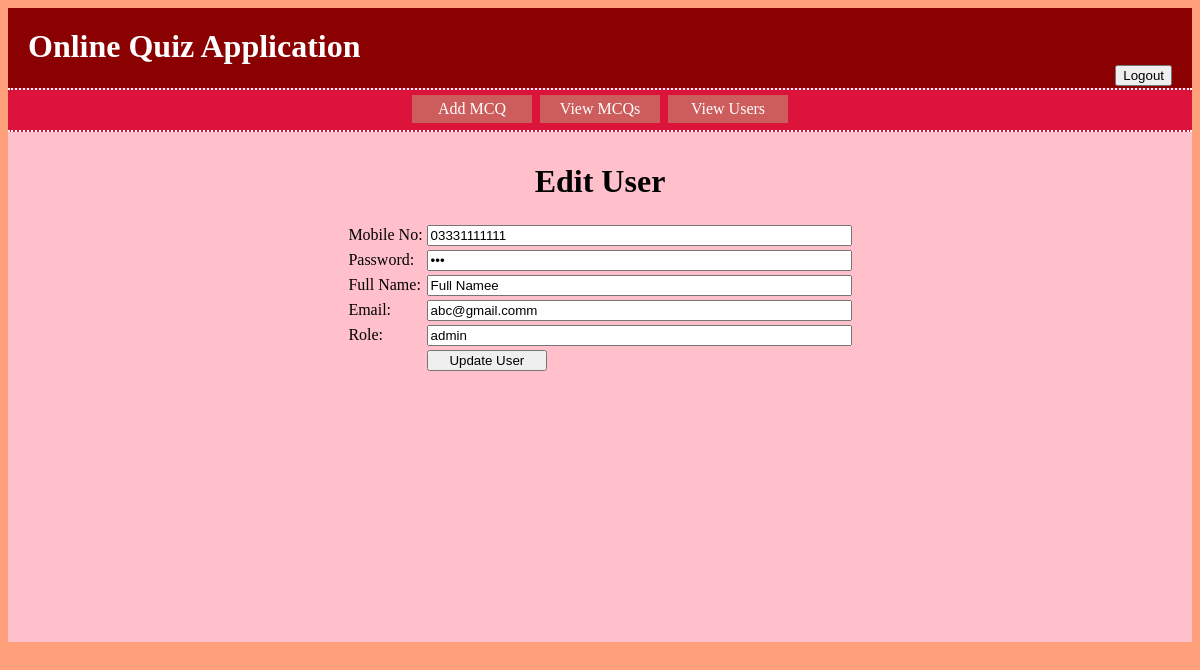
The page /onlinequizapp/user/edit_user.php?mobile_no=03331111111 (signed in) on the database its author committed.
### tables this page shows
CREATE TABLE `users` (
  `mobile_no` varchar(15) NOT NULL,
  `password` varchar(20) NOT NULL,
  `full_name` varchar(50) NOT NULL,
  `email` varchar(40) NOT NULL,
  `role` varchar(10) NOT NULL
);

### onlinequizapp/user/user_model.php (called while the page is built, shortened)
<?php
class User {
public function get_user($mobile_no)
{
    try
    {
        $conn = new Connection();
        $dbconn = $conn->getConnection();
        $selectQuery = "SELECT * FROM `users` WHERE `mobile_no`= '{$mobile_no}' LIMIT 1;";
        $user = NULL;
        foreach( $dbconn->query($selectQuery, PDO::FETCH_ASSOC) as $userr)
        {
            $user = $userr;
        }
        return $user;
    }
    catch (PDOException $e)
    {
        echo "<script>alert(".$e->getMessage().");</script>";
    }
    catch (Exception $e)
    {
        echo "<script>alert(".$e->getMessage().");</script>";
    }
}
}
?>

### onlinequizapp/user/edit_user.php (the view, shortened to what this page needs)
<?php
require_once("user_model.php");
$userObject = new User();
$user = NULL;
if(isset($_GET['mobile_no']))
{
    $user = $userObject->get_user($_GET["mobile_no"]);
}
?>
<?php include_once("../headers/header_admin.php"); ?>
<div class="contents">
<?php
if(count($user) > 0)
{
?>
    <form action="edit_user.php" method="post">
        <table>
            <caption><h1>Edit User</h1></caption>
            <tr>
                <td><label for="mobile_number">Mobile No: </label></td>
                <td><input type="text" name="mobile_no" size="50" value="<?php echo $user["mobile_no"]; ?>" readonly /></td>
            </tr>
            <tr>
                <td><label for="password">Password: </label></td>
                <td><input type="password" name="password" size="50" value="<?php echo $user["password"]; ?>" /></td>
            </tr>
            <tr>
                <td><label for="full_name">Full Name: </label></td>
                <td><input type="text" name="full_name" size="50" value="<?php echo $user["full_name"]; ?>" /></td>
            </tr>
            <tr>
                <td><label for="email">Email: </label></td>
                <td><input type="text" name="email" size="50" value="<?php echo $user["email"]; ?>" /></td>
            </tr>
            <tr>
                <td><label for="role">Role: </label></td>
                <td><input type="text" name="role" size="50" value="<?php echo $user["role"]; ?>" /></td>
            </tr>
            <tr>
                <td>&nbsp;</td>
                <td><input type="submit" name="updateuser" value="    Update User    " /></td>
            </tr>
        </table>
    <?php
    }
    ?>
</form>
</div>
</body>
</html>

### onlinequizapp/styles/styles.css (style rules this page uses)
body { background: LightSalmon; }
.contents { padding-top: 10px; background: pink; width: 100%; min-height: 500px; }
.contents table { margin: auto; }

### rows shown on the page
users: mobile_no "03331111111", full_name "Full Namee", email "abc@gmail.comm", role "admin"
